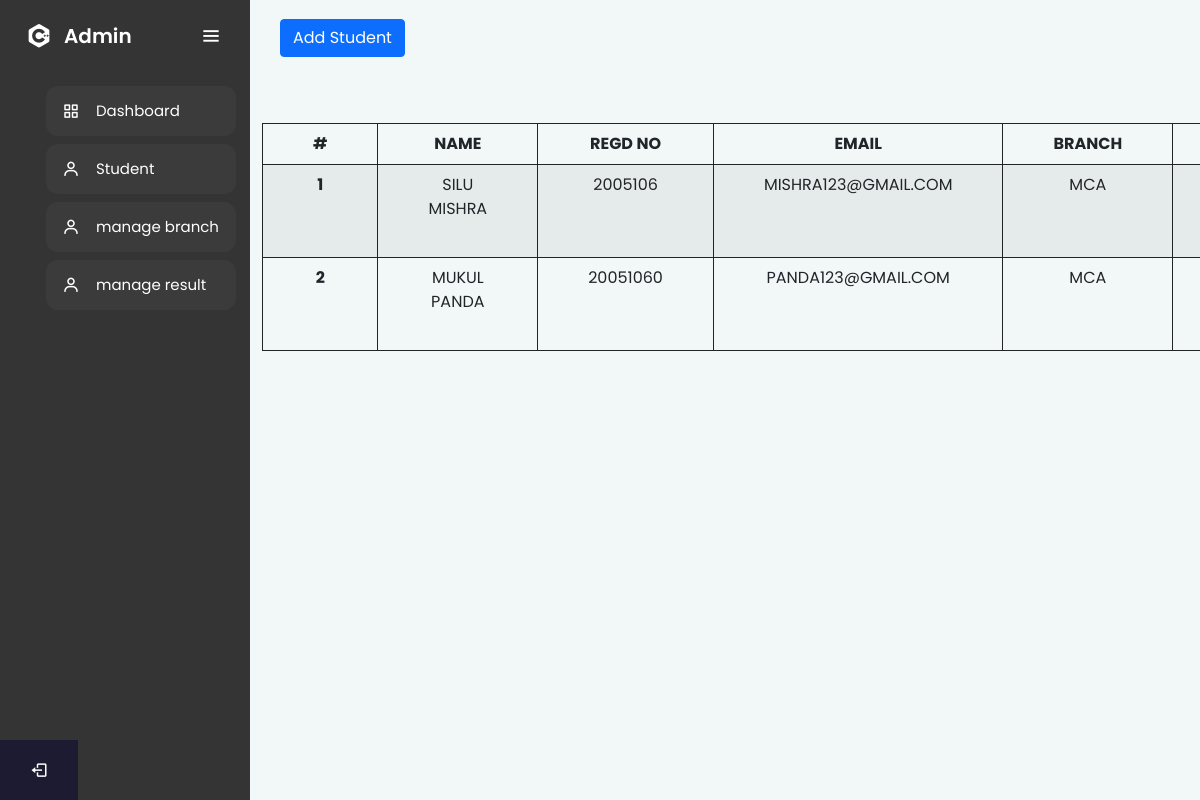
The app's page /managestudent.php with its own data.
### tables this page shows
CREATE TABLE `student` (
  `sid` int(11) NOT NULL,
  `st_name` varchar(100) NOT NULL,
  `st_reg` varchar(100) NOT NULL,
  `st_email` varchar(100) NOT NULL,
  `st_branch` varchar(30) NOT NULL
);

CREATE TABLE `branch` (
  `id` int(11) NOT NULL,
  `class` varchar(50) NOT NULL
);

### managestudent.php (the view, shortened to what this page needs)
<?php include "include/header.php" ?>
<?php include "include/sidebar.php" ?>
<section class="home-section">
  <div class="container">
    <div class="text">
      <a href="addstudent.php" class="btn btn-primary">Add Student</a>
    </div>
    <table class="table table-striped" style="margin-top: 3rem;" id="tab">
      <thead>
        <tr>
          <th scope="col">#</th>
          <th scope="col">Name</th>
          <th scope="col">Regd no</th>
          <th scope="col">Email</th>
          <th scope="col">Branch</th>
          <th scope="col">Action</th>
        </tr>
      </thead>
      <tbody>
        <?php
        include "include/connection.php";
        $sq = "SELECT * FROM student LEFT JOIN branch ON student.st_branch=branch.id";
        $res = mysqli_query($con, $sq) or die("query failed");
        if (mysqli_num_rows($res) > 0) {
          $i = 1;
          while ($row = mysqli_fetch_assoc($res)) {
        ?>
            <tr>
              <th scope="row"><?php echo $i++ ?></th>
              <td><?php echo $row['st_name'] ?></td>
              <td><?php echo $row['st_reg'] ?></td>
              <td><?php echo $row['st_email'] ?></td>
              <td><?php echo $row['class'] ?></td>
              <td>
              </td>
            </tr>
        <?php }
        } ?>
      </tbody>
    </table>
  </div>
</section>
</body>
</html>

### css/admin.css (style rules this page uses)
* { margin: 0; padding: 0; box-sizing: border-box; font-family: "Poppins" , sans-serif; }
body { background:#f2f7f8; }
.home-section { position: relative; background: #f2f7f8; min-height: 100vh; top: 0; left: 250px; width: calc(100% - 250px); transition: all 0.5s ease; z-index: 2; }
.home-section .text { display: inline-block; color: #11101d; font-size: 25px; font-weight: 500; margin: 18px }
#tab { border: 1px solid #2b2b2c; width: auto; margin-right: auto; margin-left: auto; margin-top: 0; }
#tab tr { border: #11101d solid 1px; }
#tab th { text-align: center; text-transform: uppercase; }
#tab th,#tab td { border: 1px solid; width: auto; padding-left: 50px; padding-right: 50px; }
#tab td { text-align: center; text-transform: uppercase; }
.home-section { margin-top: 0rem; }
.home-section .container { overflow-x: scroll; overflow-y: hidden; }

### records on screen
student: st_name "SILU MISHRA", st_reg "2005106", st_email "MISHRA123@GMAIL.COM", branch.class "MCA"
student: st_name "MUKUL PANDA", st_reg "20051060", st_email "PANDA123@GMAIL.COM", branch.class "MCA"
